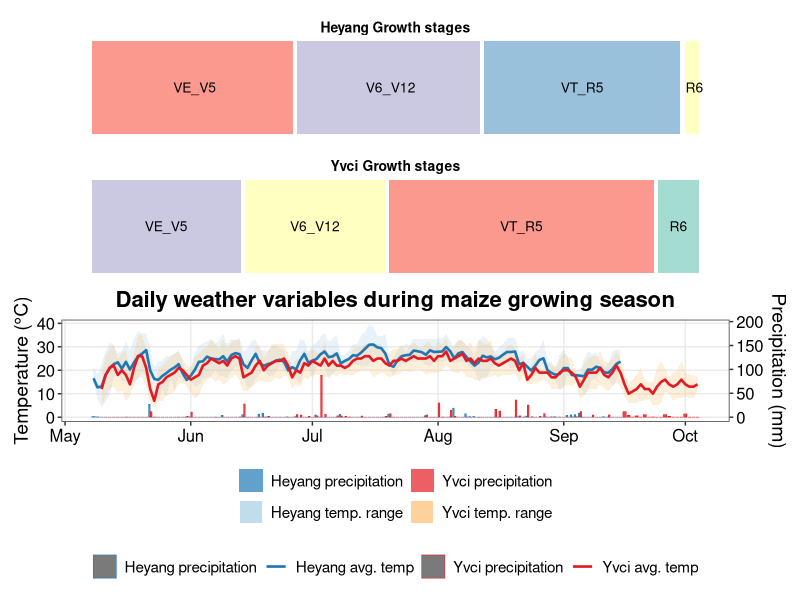
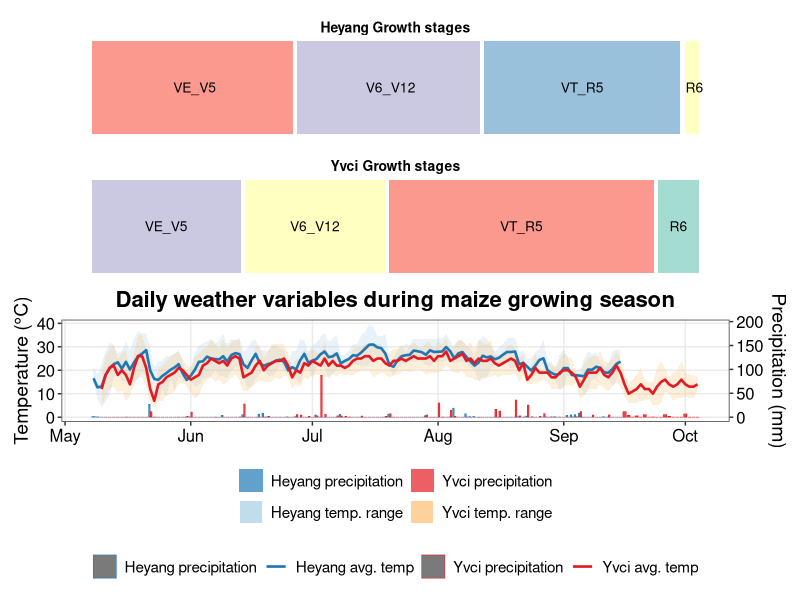
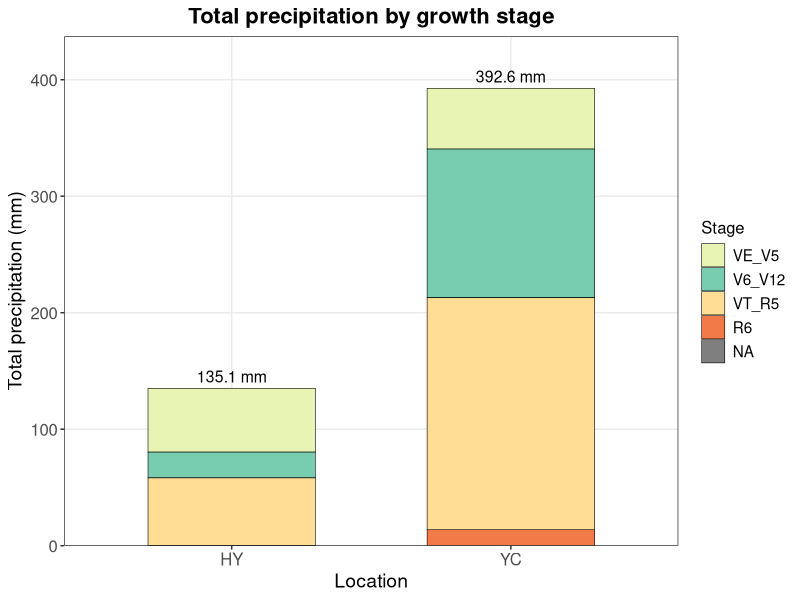
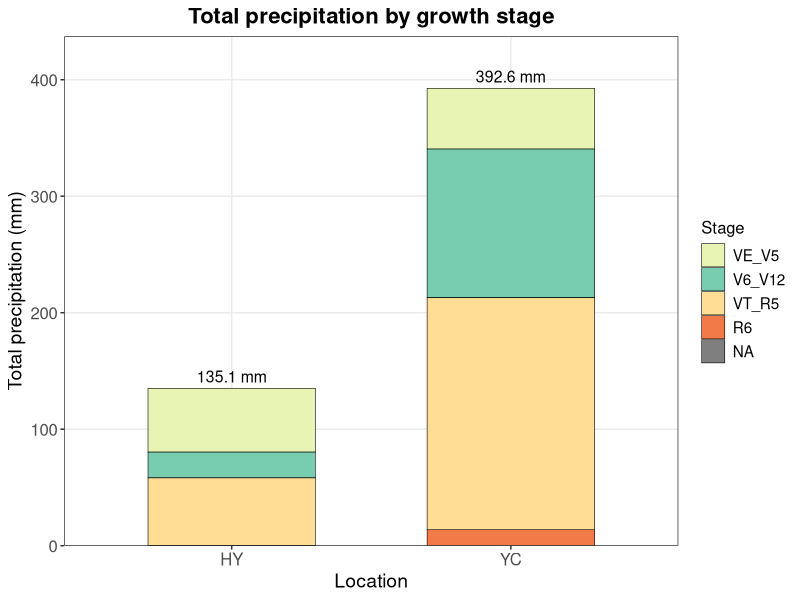

R code for these plots, in order:
# ============================================================================
# Fig.1A: Weather data (temperature + precipitation) + growth stage bars
# Fig.1D: Stacked bar chart of total precipitation by growth stage
# ============================================================================

Sys.setlocale("LC_TIME", "C")

library(ggplot2)
library(dplyr)
library(lubridate)
library(patchwork)

out_root <- "C:/Users/ADMIN/Desktop/Co-inoculation/Fig.1"
dir.create(out_root, showWarnings = FALSE, recursive = TRUE)
setwd(out_root)

# ============================================================================
# Fig.1A: Combined weather plot with growth stage bars
# ============================================================================
cat("\n========== Fig.1A ==========\n")

hy <- read.csv("data/2025_HY.csv", stringsAsFactors = FALSE)
yc <- read.csv("data/2025_YC.csv", stringsAsFactors = FALSE)

hy <- hy %>% mutate(Location = "Heyang", data = ymd(data))
yc <- yc %>% mutate(Location = "Yvci", data = ymd(data))
weather <- bind_rows(hy, yc)

# Precipitation scaling factor
max_temp <- max(weather$MT, na.rm = TRUE)
max_precip <- max(weather$P, na.rm = TRUE)
scale_factor <- max_temp / max_precip * 0.45

colors <- list(
  Heyang_ribbon = "#A6CEE3",
  Heyang_line   = "#1F78B4",
  Heyang_bar    = "#1F78B4",
  Yvci_ribbon   = "#FDBF6F",
  Yvci_line     = "#E31A23",
  Yvci_bar      = "#E31A23"
)

precip_data <- weather %>%
  select(data, Location, P) %>%
  mutate(P_scaled = P * scale_factor)

# Main plot (weather data)
p_main <- ggplot() +
  geom_ribbon(data = filter(weather, Location == "Heyang"),
              aes(x = data, ymin = LT, ymax = MT, fill = "Heyang Range"), alpha = 0.25) +
  geom_ribbon(data = filter(weather, Location == "Yvci"),
              aes(x = data, ymin = LT, ymax = MT, fill = "Yvci Range"), alpha = 0.25) +
  geom_line(data = filter(weather, Location == "Heyang"),
            aes(x = data, y = AT, color = "Heyang Avg. Temp"), linewidth = 0.9) +
  geom_line(data = filter(weather, Location == "Yvci"),
            aes(x = data, y = AT, color = "Yvci Avg. Temp"), linewidth = 0.9) +
  geom_col(data = precip_data,
           aes(x = data, y = P_scaled, fill = Location, color = Location),
           alpha = 0.8, width = 0.8, position = position_dodge(0.9), linewidth = 0.2) +
  scale_y_continuous(
    name = "Temperature (°C)",
    sec.axis = sec_axis(~ . / scale_factor, name = "Precipitation (mm)")
  ) +
  scale_fill_manual(
    name = NULL,
    values = c("Heyang Range" = colors$Heyang_ribbon,
               "Yvci Range"   = colors$Yvci_ribbon,
               "Heyang"       = colors$Heyang_bar,
               "Yvci"         = colors$Yvci_bar),
    labels = c("Heyang Range" = "Heyang temp. range",
               "Yvci Range"   = "Yvci temp. range",
               "Heyang"       = "Heyang precipitation",
               "Yvci"         = "Yvci precipitation")
  ) +
  scale_color_manual(
    name = NULL,
    values = c("Heyang Avg. Temp" = colors$Heyang_line,
               "Yvci Avg. Temp"   = colors$Yvci_line,
               "Heyang"           = colors$Heyang_bar,
               "Yvci"             = colors$Yvci_bar),
    labels = c("Heyang Avg. Temp" = "Heyang avg. temp",
               "Yvci Avg. Temp"   = "Yvci avg. temp",
               "Heyang"           = "Heyang precipitation",
               "Yvci"             = "Yvci precipitation")
  ) +
  labs(x = NULL, y = "Temperature (°C)",
       title = "Daily weather variables during maize growing season") +
  scale_x_date(date_labels = "%b", date_breaks = "1 month") +
  theme_bw() +
  theme(
    legend.position = "bottom",
    legend.box = "vertical",
    legend.title = element_blank(),
    legend.text = element_text(size = 11),
    axis.text = element_text(size = 12, colour = "black"),
    axis.title = element_text(size = 14),
    axis.text.x = element_text(angle = 0, hjust = 0.5),
    panel.grid.minor = element_blank(),
    plot.title = element_text(hjust = 0.5, face = "bold", size = 16)
  ) +
  guides(
    fill = guide_legend(order = 1, nrow = 2, override.aes = list(alpha = 0.7)),
    color = guide_legend(order = 2)
  )

# Growth stage intervals
get_stage_intervals <- function(df) {
  df %>% group_by(Stage) %>% summarise(start = min(data), end = max(data), .groups = "drop")
}
hy_stages <- get_stage_intervals(hy)
yc_stages <- get_stage_intervals(yc)

stage_colors <- c("#8DD3C7", "#FFFFB3", "#BEBADA", "#FB8072", "#80B1D3", "#FDB462", "#B3DE69")
hy_stages$color <- stage_colors[1:nrow(hy_stages)]
yc_stages$color <- stage_colors[1:nrow(yc_stages)]

create_stage_bar <- function(stage_df, site_name, y_min = 0, y_max = 5) {
  ggplot(stage_df) +
    geom_rect(aes(xmin = start, xmax = end, ymin = y_min, ymax = y_max, fill = Stage),
              alpha = 0.8) +
    geom_text(aes(x = start + (end - start)/2, y = (y_min + y_max)/2, label = Stage),
              size = 3.5, color = "black") +
    scale_fill_manual(values = setNames(stage_df$color, stage_df$Stage)) +
    labs(x = NULL, y = NULL, title = paste(site_name, "Growth stages")) +
    theme_void() +
    theme(legend.position = "none",
          plot.title = element_text(hjust = 0.5, face = "bold", size = 10))
}

p_hy_stage <- create_stage_bar(hy_stages, "Heyang", 0, 5)
p_yc_stage <- create_stage_bar(yc_stages, "Yvci", 0, 5)

date_range <- range(weather$data)
p_main <- p_main + xlim(date_range)
p_hy_stage <- p_hy_stage + xlim(date_range) + theme(axis.text.x = element_blank())
p_yc_stage <- p_yc_stage + xlim(date_range) + theme(axis.text.x = element_blank())

combined_plot <- (p_hy_stage / p_yc_stage / p_main) +
  plot_annotation(title = NULL) &
  theme(plot.margin = margin(5, 5, 5, 5))

ggsave(file.path(out_root, "Fig.1A_weather_combined.pdf"), combined_plot, width = 9, height = 8)
ggsave(file.path(out_root, "Fig.1A_weather_combined.png"), combined_plot, width = 9, height = 8, dpi = 300)
cat("Fig.1A saved\n")

# ============================================================================
# Fig.1D: Stacked bar chart of total precipitation by growth stage
# ============================================================================
cat("\n========== Fig.1D ==========\n")

stage_order <- c("VE_V5", "V6_V12", "VT_R5", "R6")

hy_precip <- hy %>%
  group_by(Stage) %>%
  summarise(Precip = sum(P, na.rm = TRUE), .groups = "drop") %>%
  mutate(Location = "HY")

yc_precip <- yc %>%
  group_by(Stage) %>%
  summarise(Precip = sum(P, na.rm = TRUE), .groups = "drop") %>%
  mutate(Location = "YC")

precip_data <- bind_rows(hy_precip, yc_precip) %>%
  mutate(Stage = factor(Stage, levels = stage_order))

total_precip <- precip_data %>%
  group_by(Location) %>%
  summarise(Total = sum(Precip), .groups = "drop")

stage_colors_p <- c("#E8F4B4", "#78CCB0", "#FFDD94", "#F27A49")
names(stage_colors_p) <- stage_order

p <- ggplot(precip_data, aes(x = Location, y = Precip, fill = Stage)) +
  geom_col(position = "stack", width = 0.6, color = "black", linewidth = 0.2) +
  geom_text(data = total_precip,
            aes(x = Location, y = Total + 5, label = paste0(round(Total, 1), " mm")),
            inherit.aes = FALSE, size = 4, vjust = 0) +
  scale_fill_manual(values = stage_colors_p) +
  scale_y_continuous(expand = expansion(mult = c(0, 0.1))) +
  labs(x = "Location", y = "Total precipitation (mm)",
       title = "Total precipitation by growth stage") +
  theme_bw() +
  theme(
    axis.text = element_text(size = 12),
    axis.title = element_text(size = 14),
    legend.title = element_text(size = 12),
    legend.text = element_text(size = 11),
    plot.title = element_text(hjust = 0.5, face = "bold", size = 16),
    panel.grid.minor = element_blank()
  )

ggsave(file.path(out_root, "Fig.1D_precipitation_by_stage.pdf"), p, width = 3.5, height = 4)
ggsave(file.path(out_root, "Fig.1D_precipitation_by_stage.png"), p, width = 3.5, height = 4, dpi = 300)
cat("Fig.1D saved\n")

cat("\n========== Fig.1A + Fig.1D done ==========\n")
